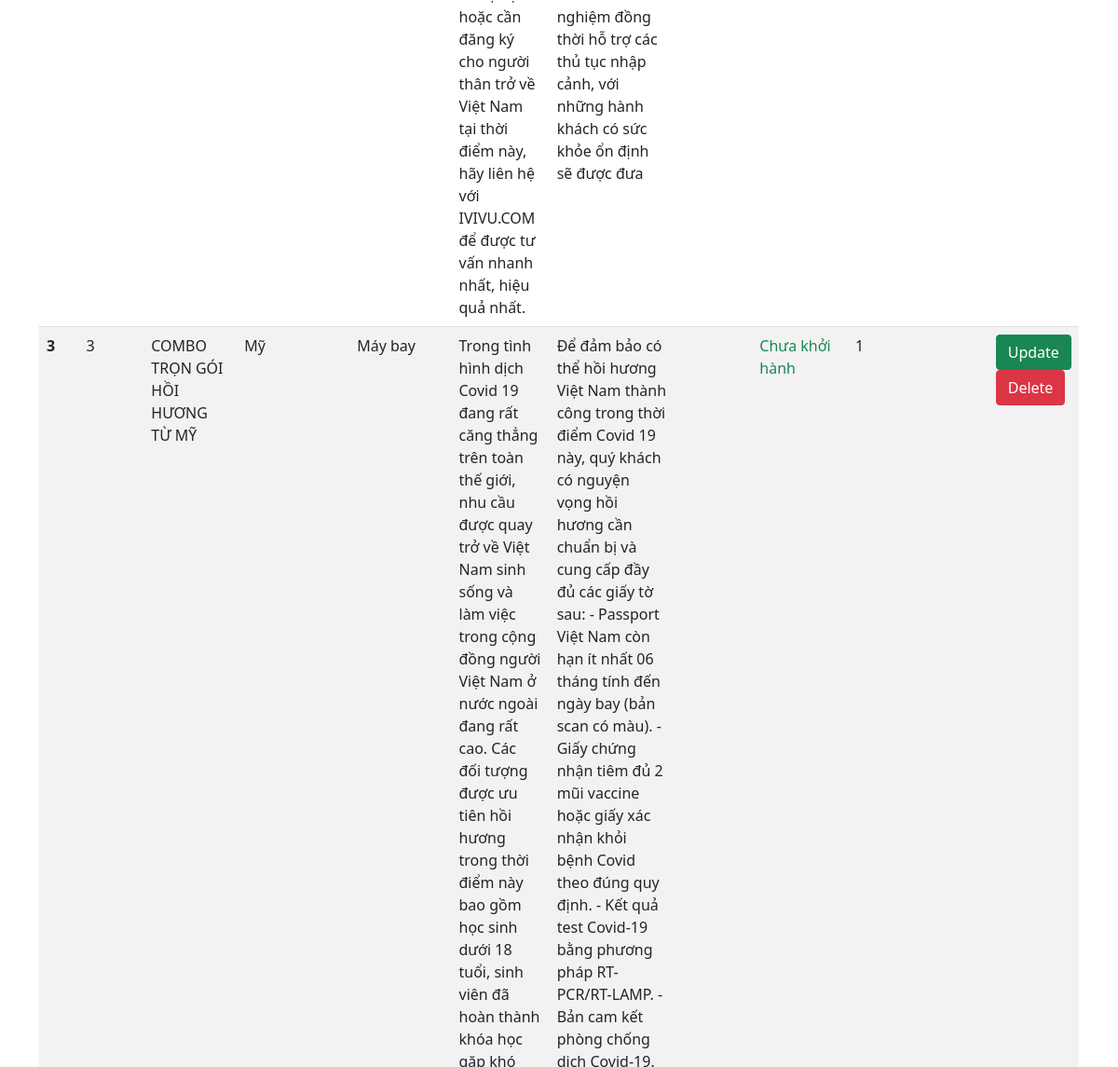
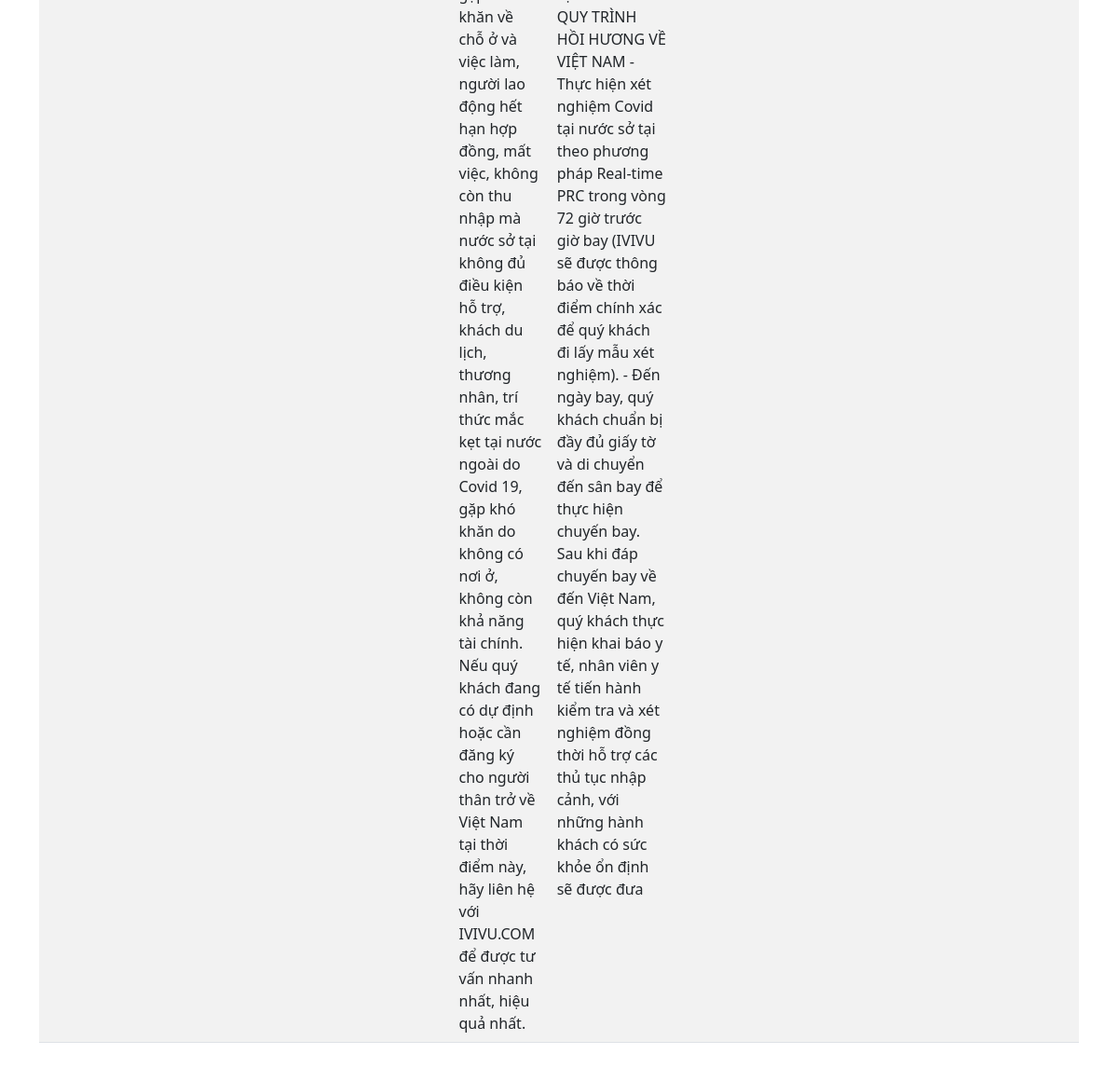
Before: /admin/tours.php (signed in, lower part) with the older database file (2 pictures, top to bottom).
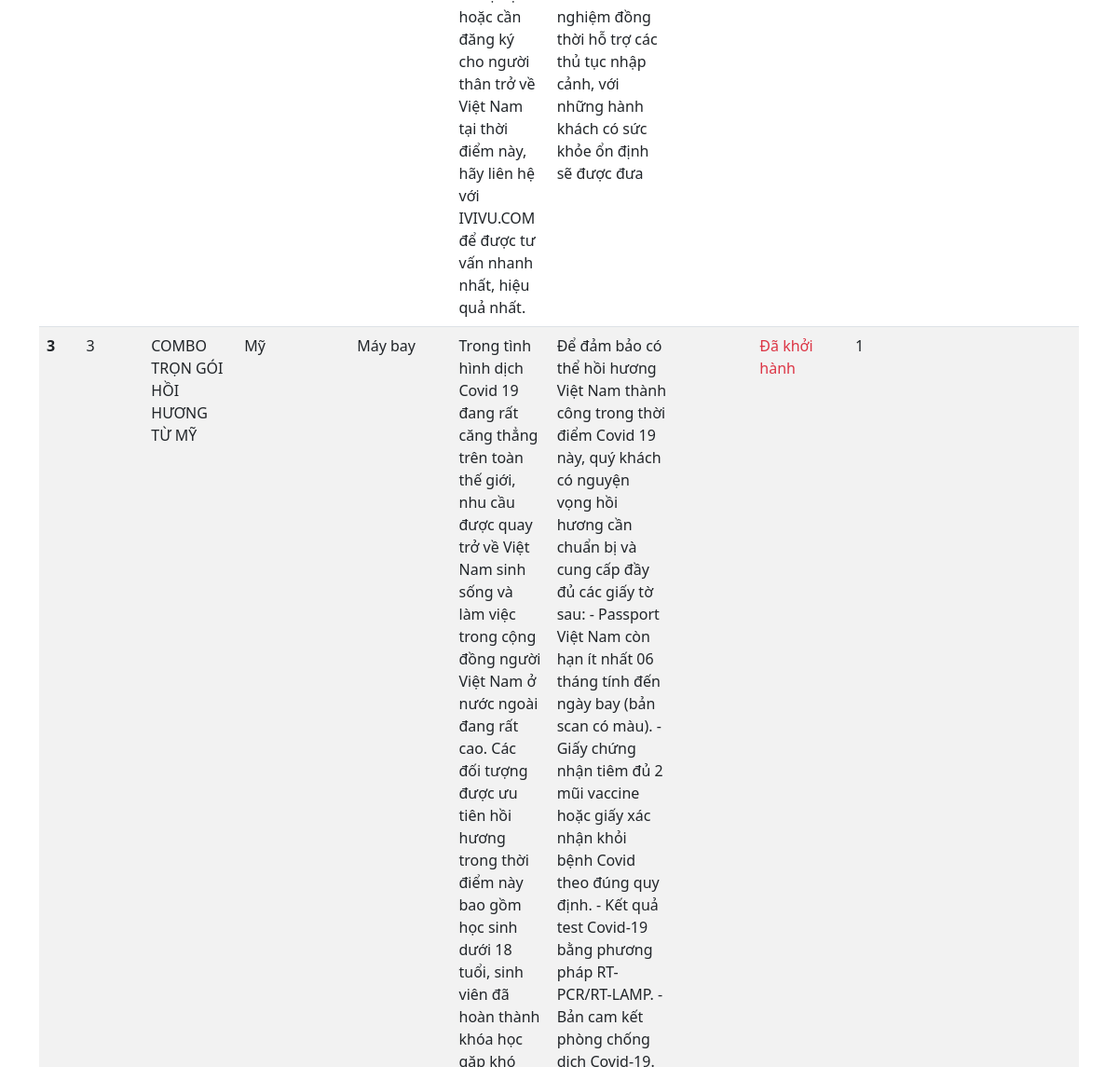
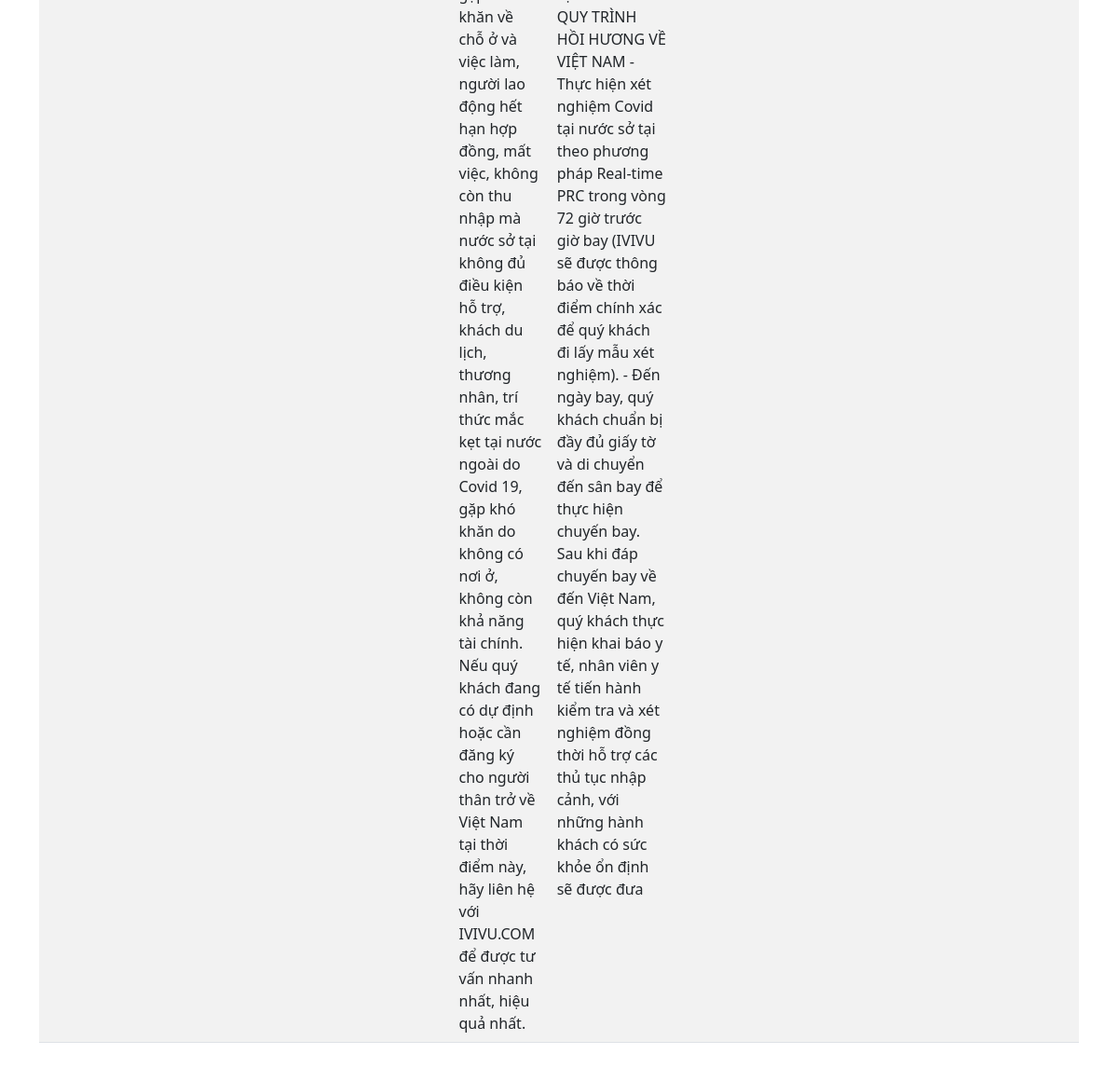
After: the same page with the newer database file (2 pictures, top to bottom).
### tables this page shows
CREATE TABLE `tours` (
  `TourID` int(11) NOT NULL,
  `TourName` varchar(500) DEFAULT NULL,
  `TourLocation` varchar(200) DEFAULT NULL,
  `TourVehicle` varchar(100) DEFAULT NULL,
  `TourDes` varchar(1000) DEFAULT NULL,
  `TourSchedule` varchar(1000) DEFAULT NULL,
  `TourImg` varchar(200) DEFAULT NULL,
  `GroupID` int(11) DEFAULT NULL,
  `TourStatus` tinyint(1) NOT NULL
);

### admin/tours.php (the view, shortened to what this page needs)
<?php
include('header.php');
include('../config/connect.php');
?>
<div class="container my-main">
    <br /><br />
    <table class="table table-striped">
        <?php
                        $sql = "SELECT * FROM tours";
                        $result = mysqli_query($conn, $sql);
                        if(mysqli_num_rows($result)>0){
                            $sn=1;
                            while($row=mysqli_fetch_assoc($result)){
                                $tourid = $row['TourID'];
                                $tourname = $row['TourName'];
                                $tourlocation = $row['TourLocation'];
                                $tourvehicle = $row['TourVehicle'];
                                $tourdes = $row['TourDes'];
                                $tourschedule = $row['TourSchedule'];
                                $tourimg = $row['TourImg'];
                                $tourstatus = $row['TourStatus'];
                                $groupid = $row['GroupID'];
                                ?>
        <tr>
            <th scope="row"><?php echo $sn++; ?></th>
            <td><?php echo $tourid; ?></td>
            <td><?php echo  $tourname; ?></td>
            <td><?php echo $tourlocation; ?></td>
            <td><?php echo $tourvehicle; ?></td>
            <td><?php echo $tourdes; ?></td>
            <td><?php echo $tourschedule; ?></td>
            <td><img src="<?php echo $tourimg ?>" alt="<?echo $tourName ?>" width="100px"> </td>
            <td>
                    <?php
                if($tourstatus==0)
                echo '<p class="text-success">Chưa khởi hành</p>';
                else
                echo '<p class="text-danger">Đã khởi hành</p>';
            ?>
                </td>
            <td><?php echo $groupid; ?></td>
            <td>
            <td>
                    <?php
                    if($tourstatus==0){?>
                        <a href="updatetour.php?tourid=<?php echo $tourid; ?>"><button type="button"
                                class="btn btn-success">Update</button></a>
                        <a href="deletetour.php?tourid=<?php echo $tourid; ?>"
                            onclick="return confirm('Bạn chắc chắn muốn xóa?')"><button type="button"
                                class="btn btn-danger">Delete</button></a>
                    <?php } ?>
                </td>
            </td>
        </tr>
        <?php
                        }
                    }
                    else{
                        echo $sql;
                    }
                ?>
    </table>
</div>
<?php
include('footer.php');
?>

Changed rows visible on the page:
changed tours "COMBO TRỌN GÓI HỒI HƯƠNG TỪ MỸ": TourStatus "Chưa khởi hành Update Delete" → "Đã khởi hành"
